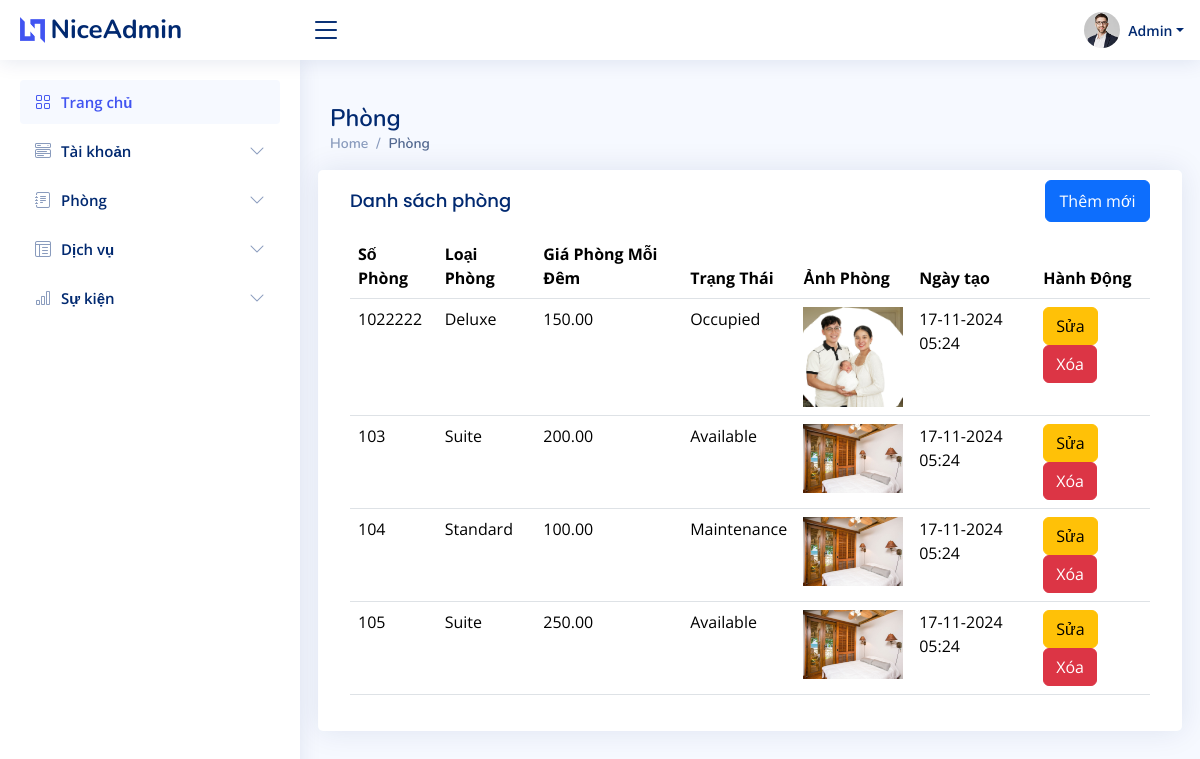
The app's page /admin_dashboard/rooms (signed in) with its own data.
### admin_custom/models.py (models this page shows, shortened)
class Room(models.Model):
    ROOM_STATUS_CHOICES = [
        ('available', 'Available'),
        ('occupied', 'Occupied'),
        ('maintenance', 'Maintenance'),
    ]
    room_number = models.CharField(max_length=10, unique=True)
    room_type = models.CharField(max_length=100)  # Ví dụ: "Deluxe", "Standard", "Suite"
    price_per_night = models.DecimalField(max_digits=10, decimal_places=2)
    status = models.CharField(max_length=20, choices=ROOM_STATUS_CHOICES, default='available')
    image = models.ImageField(upload_to=get_image_upload_path_room, null=True, blank=True)
    created_at_date = models.DateTimeField(auto_now_add=True)

### admin_custom/views.py (the view, shortened to what this page needs)
# urls.py: path('admin_dashboard/rooms', admin_custom.admin_room, name='admin_room'),
@login_required
def admin_room(request):
    rooms = Room.objects.all()
    return render(request, 'admin/room.html', {'rooms': rooms})

### home/Templates/admin/room.html (shortened to what this page needs)
{% load static %}
<!DOCTYPE html>
<html lang="en">
  <head>
    <link href="{% static 'assets/vendor/bootstrap/css/bootstrap.min.css' %}" rel="stylesheet" />
    <link href="{% static 'assets/vendor/bootstrap-icons/bootstrap-icons.css' %}" rel="stylesheet" />
    <link href="{% static 'assets/vendor/boxicons/css/boxicons.min.css' %}" rel="stylesheet" />
    <link href="{% static 'assets/vendor/quill/quill.snow.css' %}" rel="stylesheet" />
    <link href="{% static 'assets/vendor/quill/quill.bubble.css' %}" rel="stylesheet" />
    <link href="{% static 'assets/vendor/remixicon/remixicon.css' %}" rel="stylesheet" />
    <link href="{% static 'assets/vendor/simple-datatables/style.css' %}" rel="stylesheet" />
    <link href="{% static 'assets/css/style.css' %}" rel="stylesheet" />
  </head>
  <body>
    {% include 'includes/admin/header.html' %}
    {% include 'includes/admin/sidebar.html' %}
    <main id="main" class="main">
      <div class="pagetitle">
        <h1>Phòng</h1>
        <nav>
          <ol class="breadcrumb">
            <li class="breadcrumb-item">
              <a href="index.html">Home</a>
            </li>
            <li class="breadcrumb-item active">Phòng</li>
          </ol>
        </nav>
      </div>
      <section class="section dashboard">
        <div class="row">
          <div class="card">
            <div class="card-body">
              <div class="d-flex justify-content-between">
                 <h5 class="card-title">Danh sách phòng</h5>
                 <button type="button" style="margin-top:10px;width:105px;height:42px" class="btn btn-primary" data-bs-toggle="modal" data-bs-target="#createRoomModal">Thêm mới</button>
              </div>
              <table class="table">
                <thead>
                  <tr>
                    <th>Số Phòng</th>
                    <th>Loại Phòng</th>
                    <th>Giá Phòng Mỗi Đêm</th>
                    <th>Trạng Thái</th>
                    <th>Ảnh Phòng</th>
                    <th class="created-column">Ngày tạo</th>
                    <th>Hành Động</th>
                  </tr>
                </thead>
                <tbody>
                  {% for room in rooms %}
                    <tr>
                      <td>{{ room.room_number }}</td>
                      <td>{{ room.room_type }}</td>
                      <td>{{ room.price_per_night }}</td>
                      <td>{{ room.get_status_display }}</td>
                      <td>
                        {% if room.image %}
                            <img src="{{ room.image.url }}" alt="Room Image" width="100">
                        {% else %}
                            <img src="{% static 'images/img_2.jpg' %}" alt="Room Image" width="100">
                        {% endif %}
                    </td>
                    <td>{{ room.created_at_date|date:"d-m-Y H:i" }}</td>
                    <td>
                      <button type="button" class="btn btn-warning" data-bs-toggle="modal" data-bs-target="#editRoomModal{{ room.id }}">Sửa</button>
                      <form method="POST" action="{% url 'delete_room' room.id %}" style="display:inline;">
                          <button type="submit" class="btn btn-danger">Xóa</button>
                      </form>
                  </td>
                    </tr>
                  {% endfor %}
                </tbody>
              </table>
            </div>
          </div>
        </div>
      </section>
    </main>
  </body>
</html>

### home/static/assets/css/style.css (style rules this page uses)
:root { scroll-behavior: smooth; }
body { font-family: "Open Sans", sans-serif; background: #f6f9ff; color: #444444; }
a { color: #4154f1; text-decoration: none; }
h1, h2, h3, h4, h5, h6 { font-family: "Nunito", sans-serif; }
#main { margin-top: 60px; padding: 20px 30px; transition: all 0.3s; }
.pagetitle { margin-bottom: 10px; }
.pagetitle h1 { font-size: 24px; margin-bottom: 0; font-weight: 600; color: #012970; }
.card { margin-bottom: 30px; border: none; border-radius: 5px; box-shadow: 0px 0 30px rgba(1, 41, 112, 0.1); }
.card-title { padding: 20px 0 15px 0; font-size: 18px; font-weight: 500; color: #012970; font-family: "Poppins", sans-serif; }
.card-body { padding: 0 20px 20px 20px; }
.breadcrumb { font-size: 14px; font-family: "Nunito", sans-serif; color: #899bbd; font-weight: 600; }
.breadcrumb a { color: #899bbd; transition: 0.3s; }
.breadcrumb .breadcrumb-item::before { color: #899bbd; }
.breadcrumb .active { color: #51678f; font-weight: 600; }
@media (min-width: 1200px) { #main, #footer { margin-left: 300px; } }

### records on screen
Room: room_number "1022222", room_type "Deluxe", price_per_night "150.00", status "Occupied", image (picture), created_at_date "17-11-2024 05:24"
Room: room_number "103", room_type "Suite", price_per_night "200.00", status "Available", created_at_date "17-11-2024 05:24"
Room: room_number "104", room_type "Standard", price_per_night "100.00", status "Maintenance", created_at_date "17-11-2024 05:24"
Room: room_number "105", room_type "Suite", price_per_night "250.00", status "Available", created_at_date "17-11-2024 05:24"
